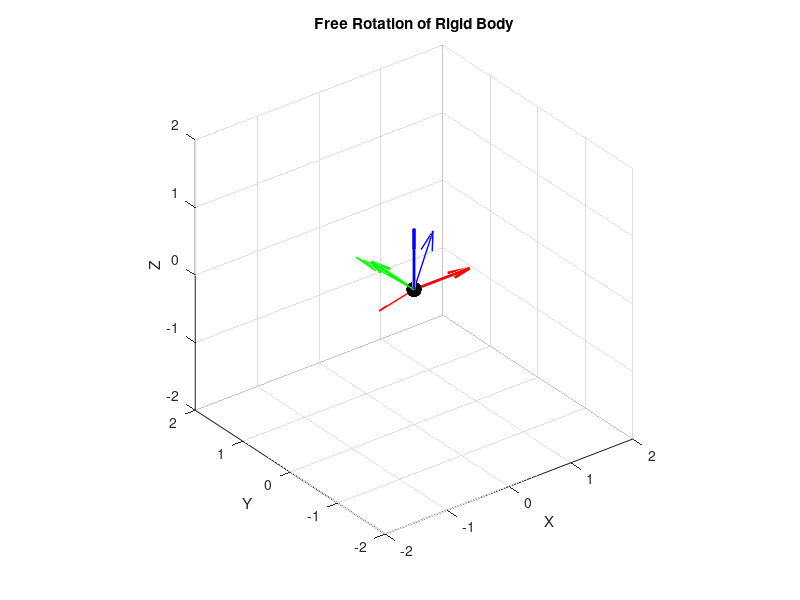

This chart was generated by the following MATLAB code:
function visualize_free_rotation()
    % Parameters setup
    I = diag([1.0, 2.0, 3.0]);      % Inertia tensor (principal axes)
    omega0 = [0.5; 1.0; 0.3];        % Initial angular velocity (not aligned with principal axes)
    tspan = [0 20];                  % Simulation time range
    
    % Euler equations function (no external torque)
    function domega_dt = euler_eq(t, omega, I)
        % Compute cross product term: ω × (Iω)
        cross_term = cross(omega, I*omega);
        % Solve for dω/dt: I*dω/dt = -ω × (Iω)
        domega_dt = I \ (-cross_term);
    end

    % Rotation matrix differential equation: dR/dt = R * [ω]×
    function dRdt = rotation_matrix_eq(t, R_flat, omega)
        % Reshape flattened R matrix (9x1 vector) back to 3x3
        R = reshape(R_flat, [3 3]);
        
        % Skew-symmetric matrix of angular velocity
        omega_skew = [0, -omega(3), omega(2);
                      omega(3), 0, -omega(1);
                      -omega(2), omega(1), 0];
        
        % Compute derivative
        dRdt = R * omega_skew;
        dRdt = dRdt(:);              % Flatten to column vector
    end

    % Step 1: Solve Euler equations for ω(t)
    [t, omega] = ode45(@(t,y) euler_eq(t,y,I), tspan, omega0);
    
    % Step 2: Solve for rotation matrix R(t)
    R0 = eye(3);                     % Initial rotation matrix (body frame aligned with inertial)
    R_flat0 = R0(:);                 % Flatten initial condition
    
    % Preallocate storage for R(t)
    R = zeros(3, 3, length(t));
    R(:,:,1) = R0;
    
    % Solve R(t) in segments since it depends on ω(t)
    for i = 2:length(t)
        [~, R_flat] = ode45(@(t,y) rotation_matrix_eq(t,y,omega(i-1,:)'), ...
                           [t(i-1) t(i)], R_flat0);
        R_flat0 = R_flat(end,:)';
        R(:,:,i) = reshape(R_flat0, [3 3]);
    end

    % Step 3: Visualization
    visualize_rotation(t, R);
end

function visualize_rotation(t, R)
    % Create a simple rigid body shape (cube vertices)
    [X,Y,Z] = meshgrid([-0.5 0.5], [-0.5 0.5], [-0.5 0.5]);
    X = X(:); Y = Y(:); Z = Z(:);
    cube = [X Y Z];  % 8 vertices of the cube
    
    % Setup figure
    figure;
    axis equal;
    axis([-1 1 -1 1 -1 1]*2);  % Set axis limits
    xlabel('X'); ylabel('Y'); zlabel('Z');
    title('Free Rotation of Rigid Body');
    grid on;
    view(3);  % 3D view
    
    % Draw inertial frame axes
    hold on;
    quiver3(0,0,0,1,0,0,'r','LineWidth',2); % X-axis (red)
    quiver3(0,0,0,0,1,0,'g','LineWidth',2); % Y-axis (green)
    quiver3(0,0,0,0,0,1,'b','LineWidth',2); % Z-axis (blue)
    
    % Initialize cube plot
    h = plot3(cube(:,1), cube(:,2), cube(:,3), 'ko', ...
             'MarkerSize',10, 'MarkerFaceColor','k');
    
    % Animation loop
    for i = 1:5:length(t)
        % Transform cube vertices to current orientation
        rotated_cube = (R(:,:,i) * cube')';
        
        % Update cube vertices
        set(h, 'XData', rotated_cube(:,1), ...
               'YData', rotated_cube(:,2), ...
               'ZData', rotated_cube(:,3));
        
        % Draw body frame axes at specific times
        if ismember(i, [1 round(length(t)/2) length(t)])
            R_current = R(:,:,i);
            % Delete previous body frame arrows
            delete(findobj(gca,'Type','quiver','UserData','body_frame'));
            % X-axis of body frame (red)
            quiver3(0,0,0,R_current(1,1),R_current(2,1),R_current(3,1),'r',...
                   'LineWidth',1,'UserData','body_frame');
            % Y-axis of body frame (green)
            quiver3(0,0,0,R_current(1,2),R_current(2,2),R_current(3,2),'g',...
                   'LineWidth',1,'UserData','body_frame');
            % Z-axis of body frame (blue)
            quiver3(0,0,0,R_current(1,3),R_current(2,3),R_current(3,3),'b',...
                   'LineWidth',1,'UserData','body_frame');
        end
        
        drawnow;
        pause(0.01);  % Control animation speed
    end
end







%% visualize_free_rotation_coupled ========================================
function visualize_free_rotation_coupled()
    % Parameters
    I = diag([1.0, 2.0, 3.0]);      % Inertia tensor
    omega0 = [0.5; 1.0; 0.3];        % Initial angular velocity
    R0 = eye(3);                     % Initial rotation matrix
    tspan = [0 20];                  % Simulation time
    
    % Combined state vector: [ω; R_flat] where R_flat is R(:)
    y0 = [omega0; R0(:)];
    
    % Coupled ODE function
    function dy = coupled_ode(t, y, I)
        % Extract ω and R from state vector
        omega = y(1:3);
        R = reshape(y(4:end), 3, 3);
        
        % Euler equation for dω/dt
        cross_term = cross(omega, I*omega);
        domega_dt = I \ (-cross_term);
        
        % Rotation matrix equation dR/dt = R*[ω]×
        omega_skew = [0, -omega(3), omega(2);
                     omega(3), 0, -omega(1);
                     -omega(2), omega(1), 0];
        dRdt = R * omega_skew;
        
        % Combine derivatives
        dy = [domega_dt; dRdt(:)];
    end

    % Solve coupled system
    options = odeset('RelTol', 1e-6, 'AbsTol', 1e-8);
    [t, y] = ode45(@(t,y) coupled_ode(t,y,I), tspan, y0, options);
    
    % Extract results
    omega = y(:,1:3)';
    R = reshape(y(:,4:end)', 3, 3, []);
    
    % Visualization
    visualize_rotation(t, R);
end
